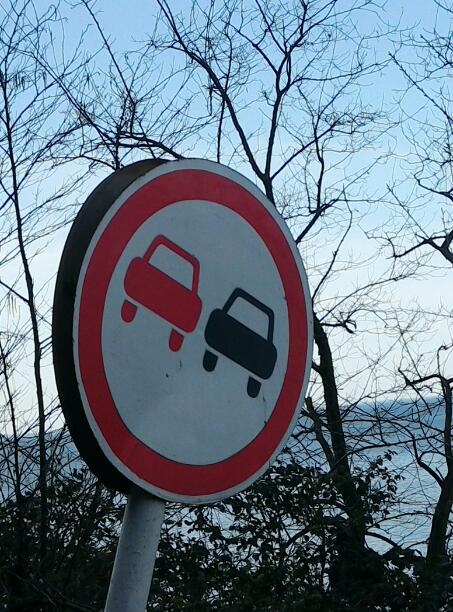
#> input picture ellipse/194test.jpg, 453 x 612 px
$ python -i find_roi.py   (imports and definitions only)   (Python 2 division)   (older library calls are emulated)
#> lines starting #> are read from the running program, lines starting #| are printed output that depends on the picture; after the words box and inside, x2 and y2 are one past the last pixel; in counts of white or black regions, pixels touching at a corner belong together
#> further down, picture is the input picture: shape (612, 453, 3); mean B, G, R 136.1, 122.1, 105.8
# USAGE
# python detect_color.py --image pokemon_games.png

# import the necessary packages
import numpy as np
import argparse
import cv2
import os
import imageProcesing as imp
from pyimagesearch.shapedetector import ShapeDetector


# [23 lines left out: functions is_inner_box, inner_box_found, remove_inner_boxes, not called in this run]

def find_contours(image):
	imgray = cv2.cvtColor(image,cv2.COLOR_BGR2GRAY)
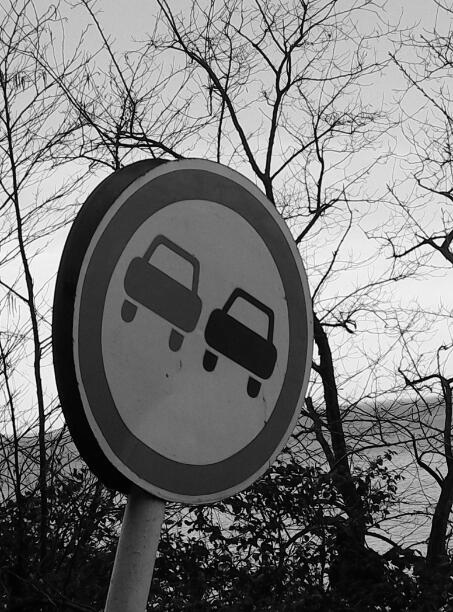
#> imgray: shape (612, 453); min 0, max 254, mean 118.8
	ret,thresh = cv2.threshold(imgray, 0, 255, cv2.THRESH_BINARY)
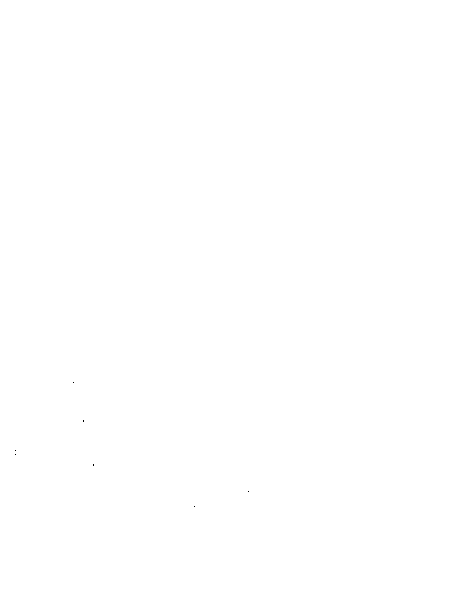
#> thresh: shape (612, 453); 100% white; black in thin lines or dots, all inside (x1, y1, x2, y2) = (15, 382, 249, 507)
	_ , contours, hierarchy = cv2.findContours(thresh,cv2.RETR_TREE,cv2.CHAIN_APPROX_SIMPLE)
#> contours = 8 contours, 7 with area under 20; largest, box (x1, y1, x2, y2) and area: (0, 0, 453, 612) 276172
	cnts = []
	for c in contours :
		minx = np.amin(c, axis = 0)[0][0] - 5
		miny = np.amin(c, axis = 0)[0][1] - 5
		maxx = np.amax(c, axis = 0)[0][0] + 5
		maxy = np.amax(c, axis = 0)[0][1] + 5
		cnt = np.array([ [[minx, miny]], [[minx, maxy]], [[maxx, miny]], [[maxx, maxy]] ])
		cnts.append(cnt)
#> this loop made 8 passes
#> (c, minx, miny, maxx, maxy, cnt) on passes 1, 2, 3, 5, 6: ([[0, 0], [0, 611], [452, 611], [452, 0]], -5, -5, 457, 616, [[-5, -5], [-5, 616], [457, -5], [457, 616]]), ([[193, 506], [194, 505], [195, 506], [194, 507]], 188, 500, 200, 512, [[188, 500], [188, 512], [200, 500], [200, 512]]), ([[247, 491], [248, 490], [249, 491], [248, 492]], 242, 485, 254, 497, [[242, 485], [242, 497], [254, 485], [254, 497]]), ([[14, 454], [15, 453], [16, 454], [15, 455]], 9, 448, 21, 460, [[9, 448], [9, 460], [21, 448], [21, 460]]), ([[14, 450], [15, 449], [16, 450], [15, 451]], 9, 444, 21, 456, [[9, 444], [9, 456], [21, 444], [21, 456]])
#> (minx, miny, maxx, maxy, cnt) on passes 4, 7: (87, 458, 99, 471, [[87, 458], [87, 471], [99, 458], [99, 471]]), (77, 414, 89, 427, [[77, 414], [77, 427], [89, 414], [89, 427]])
#> after the loop, cnts = 8 items

	return cnts

# [52 lines left out: functions color_threshold, cut_rois, test, not called in this run]


# [1 line not run here, left out]

>>> import cv2
>>> picture = cv2.imread('ellipse/194test.jpg')
>>> result = find_contours(picture)
#> result = 8 items
